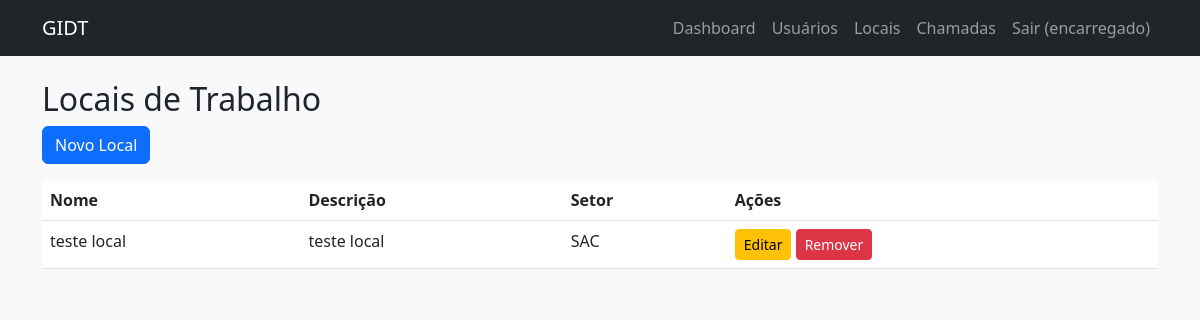
/encarregado/locais/ (signed in), run on an earlier commit of the app's database.
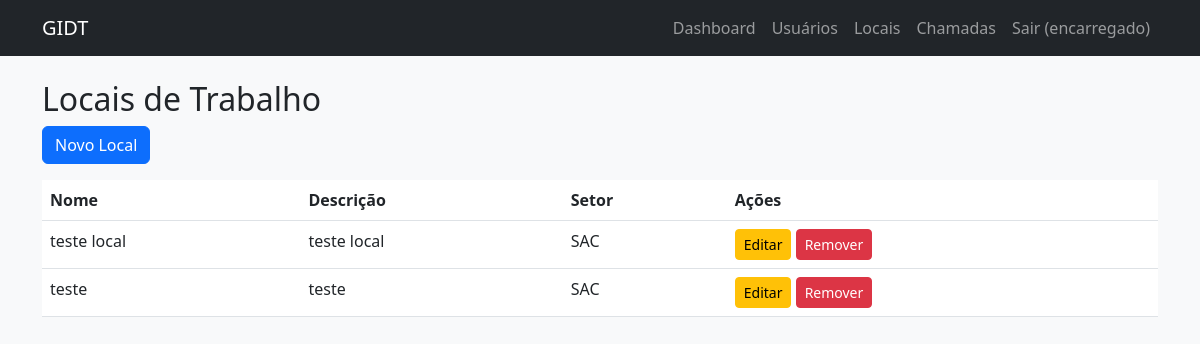
And on a later commit of the database.
### gestao/models.py (models this page shows, shortened)
class Local(models.Model):
    nome = models.CharField(max_length=50)
    descricao = models.TextField(blank=True)
    setor = models.CharField(max_length=100, blank=True, null=True)
    filial = models.CharField(max_length=100, blank=True, null=True)

### gestao/views/Vencarregado.py (the view)
# urls.py: path('encarregado/locais/', local_list, name='local_list'),
@login_required
@role_required('encarregado')
def local_list(request):
    locais = Local.objects.filter(
        filial=request.user.filial,
        setor=request.user.setor
    )
    return render(request, 'encarregado/local_list.html', {'locais': locais})

### templates/encarregado/local_list.html
{% extends "base.html" %}
{% block content %}
<h2>Locais de Trabalho</h2>
<a href="{% url 'local_create' %}" class="btn btn-primary mb-3">Novo Local</a>
<table class="table">
    <thead>
        <tr>
            <th>Nome</th>
            <th>Descrição</th>
            <th>Setor</th>
            <th>Ações</th>
        </tr>
    </thead>
    <tbody>
        {% for local in locais %}
        <tr>
            <td>{{ local.nome }}</td>
            <td>{{ local.descricao }}</td>
            <td>{{ local.setor }}</td>
            <td>
                <a href="{% url 'local_edit' local.id %}" class="btn btn-sm btn-warning">Editar</a>
                <a href="{% url 'local_delete' local.id %}" class="btn btn-sm btn-danger" onclick="return confirm('Tem certeza?')">Remover</a>
            </td>
        </tr>
        {% endfor %}
    </tbody>
</table>
{% endblock %}

What changed in the data, as far as the page shows it:
added Local: nome "teste", descricao "teste", setor "SAC"
